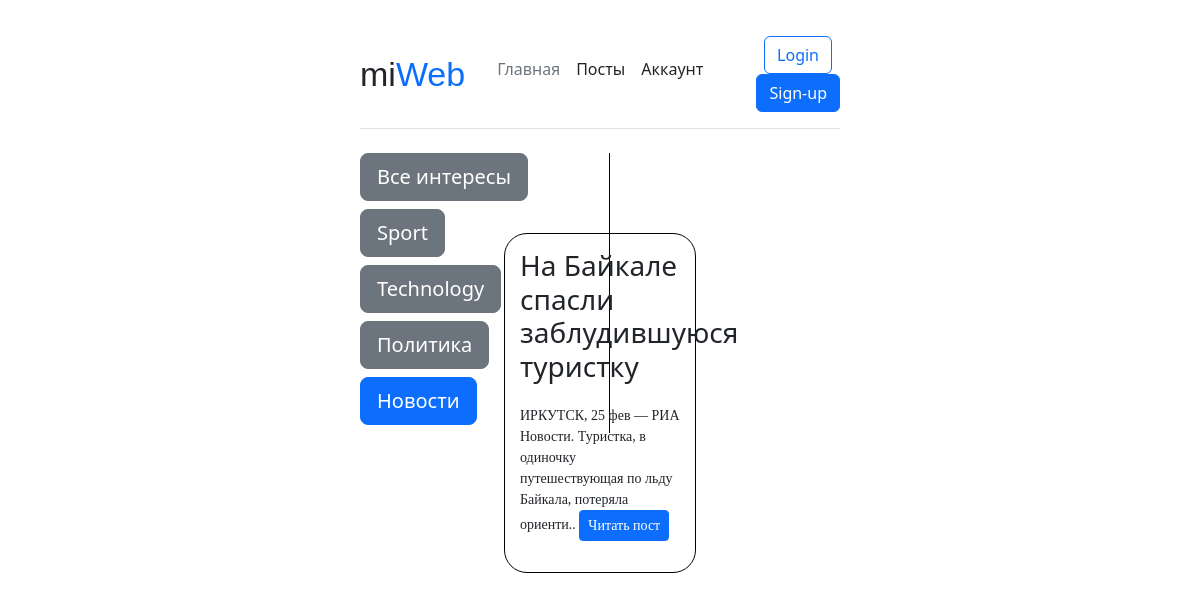
The app's page /category/4/ with its own data.
### main/models.py (models this page shows, shortened)
class Category(models.Model):
    name = models.CharField(max_length=50, db_index=True)
    class Meta:
        verbose_name = 'Категория'
        verbose_name_plural = 'Категории'
    def __str__(self):
        return self.name
    def get_absolute_url(self):
        return reverse('category',kwargs={'cat_id': self.pk})

class Posts(models.Model):
    title = models.CharField(max_length=150)
    description = models.TextField(null=True)
    date_posted = models.DateTimeField(auto_now_add=True)
    author = models.CharField(max_length=15)
    cat = models.ForeignKey('Category', on_delete=models.CASCADE)
    class Meta:
        verbose_name = 'Пост'
        verbose_name_plural = 'Посты'
    def get_absolute_url(self):
        return reverse('post',kwargs={'post_id': self.pk})

### main/views.py (the view)
# urls.py: path('category/<int:cat_id>/', views.show_category, name='category'),
def show_category(request, cat_id):
    posts = Posts.objects.filter(cat_id=cat_id)
    cat_name = Category.objects.get(id=cat_id)
    if len(posts) == 0:
        raise Http404()
    return render(request,'main/category_detail.html',{'cat_id': cat_id, 'posts': posts, 'cat_selected':cat_id, 'cat_name':cat_name})

### main/templatetags/main_tags.py (called while the page is built)
@register.inclusion_tag('main/list_categories.html')
def show_categories(cat_selected=0):
    cats = Category.objects.all()
    return {'cats':cats, 'cat_selected':cat_selected}

### main/templates/main/category_detail.html (shortened to what this page needs)
{% extends 'main/base.html' %}
{% load main_tags %}
{% block content %}
    {% for post in posts %}
        <div class="post">
            <h3 class="title">{{ post.title }}</h3><br>
            {% autoescape on %}
                <p class="desc">
                    {{ post.description| slice:":100" }}.. <a class="btn btn-primary btn-sm" role="button" href="{{ post.get_absolute_url }}">Читать пост</a>
                </p>
            {% endautoescape %}
        </div>
    {% endfor %}
{% endblock content %}

### main/templates/main/list_categories.html (shortened to what this page needs)
{% for cat in cats %}
      {% if cat.posts_set.exists %}
      {% if cat.pk == cat_selected %}
            <h4 class="btn btn-primary btn-lg">{{ cat }}</h4>
            {% else %}
                <h4><a class="btn btn-secondary btn-lg" href="{{ cat.get_absolute_url }}">{{ cat }}</a></h4>
         {% endif %}
      {% endif %}
{% endfor %}

### main/static/main/css/styles.css (style rules this page uses)
.post { border:1px solid black; margin: 0 auto; width:40%; padding:15px; border-radius:23px; margin-bottom: 20px; position:relative; bottom:200px }
.post p { margin-top:-10px; font-family:Verdana; font-size:14px; }

### records on screen
Category: name "Sport"
Category: name "Technology"
Category: name "Политика"
Category: name "Новости"
Posts: title "На Байкале спасли заблудившуюся туристку", description "ИРКУТСК, 25 фев — РИА Новости. Туристка, в одиночку путешествующая по льду Байкала, потеряла ориенти"
